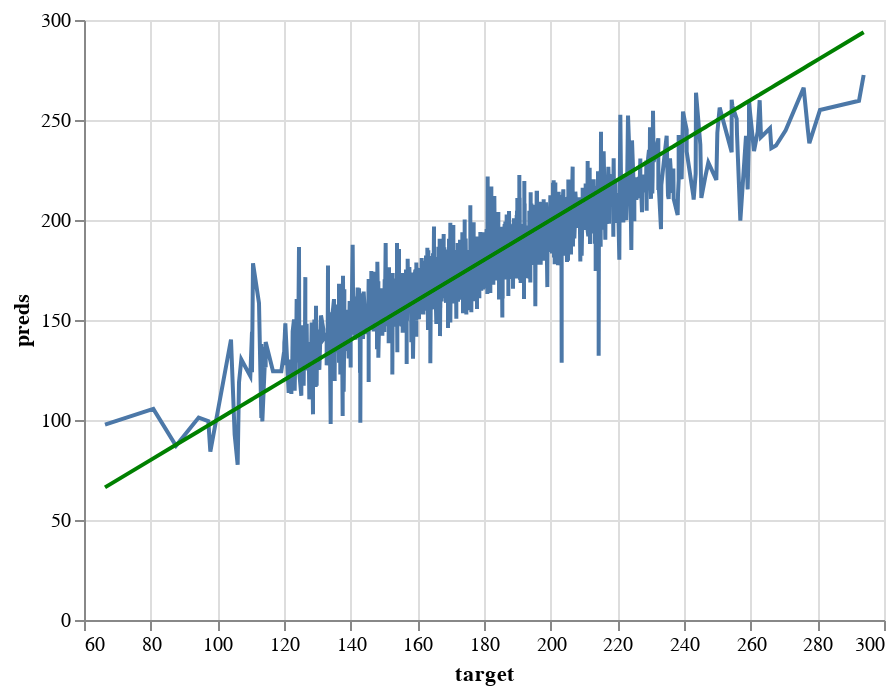

Source (notebook cell):
### Code cell
# predictions vs target line charts on the train set
perfect_test = alt.Chart(pd.DataFrame({'target': y_train, 'preds': y_train})).mark_line(color='green').encode(
    x='target',
    y='preds'
)

pred_chart_test = alt.Chart(pd.DataFrame({'target': y_train, 'preds': y_train_preds})).mark_line().encode(
    x='target',
    y='preds'
  )

pred_chart_test + perfect_test

### Figure 1 — Vega-Lite specification as saved in the notebook (floating-point values rounded to 4 significant figures; data arrays with more than 128 entries replaced by an {"elided": "..."} marker saying what was removed)
{"config": {"view": {"continuousWidth": 400, "continuousHeight": 300}}, "layer": [{"data": {"name": "data-8b2f365ce0a6565d05ae7670eeeb1bb9"}, "mark": "line", "encoding": {"x": {"field": "target", "type": "quantitative"}, "y": {"field": "preds", "type": "quantitative"}}}, {"data": {"name": "data-bf78e41ea337c5e97d8b2ba65c1ec9dc"}, "mark": {"type": "line", "color": "green"}, "encoding": {"x": {"field": "target", "type": "quantitative"}, "y": {"field": "preds", "type": "quantitative"}}}], "$schema": "https://vega.github.io/schema/vega-lite/v4.17.0.json", "datasets": {"data-8b2f365ce0a6565d05ae7670eeeb1bb9": {"elided": "1926 records"}, "data-bf78e41ea337c5e97d8b2ba65c1ec9dc": {"elided": "1926 records"}}}
